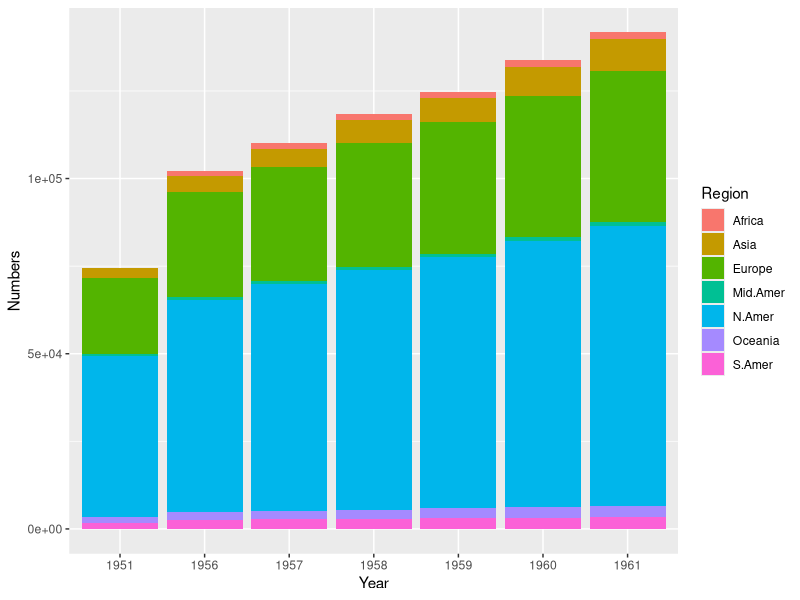
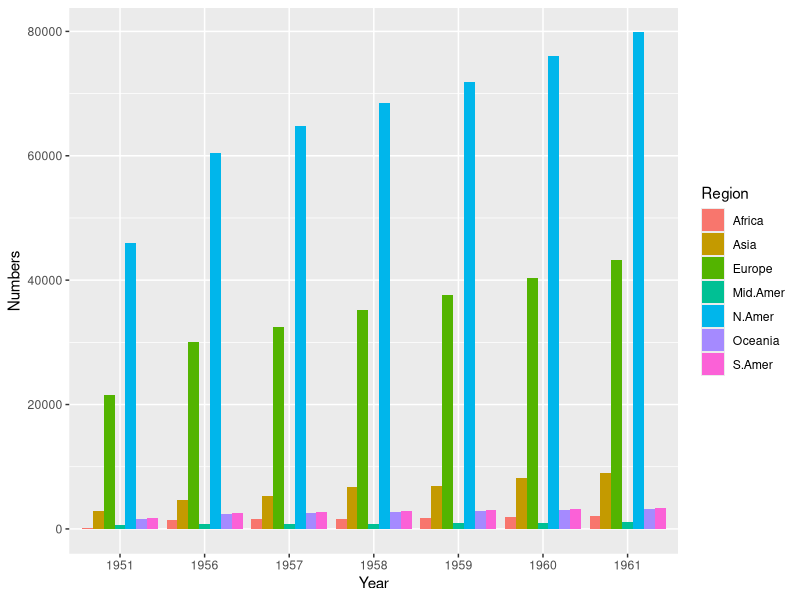
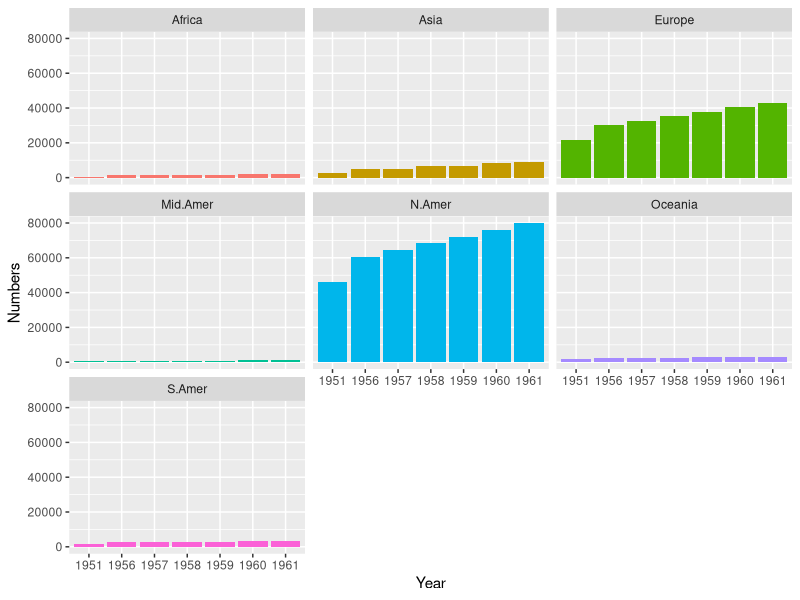
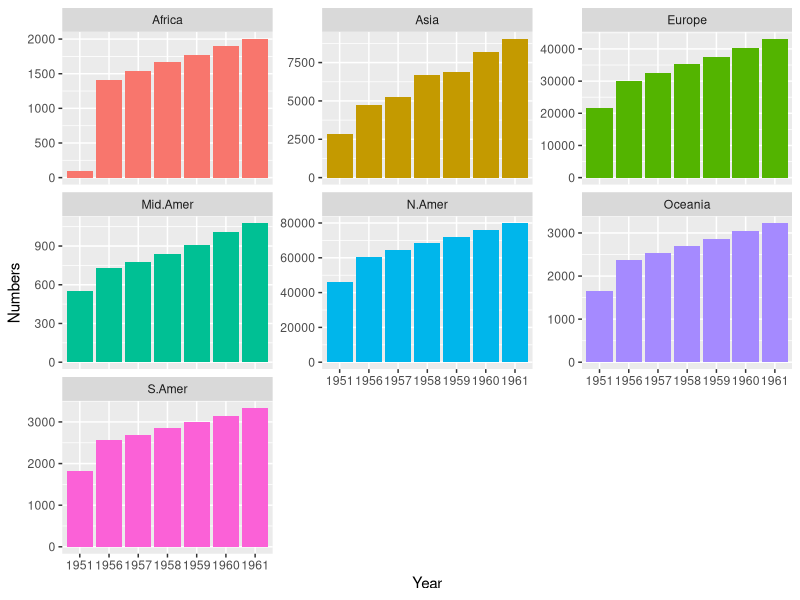
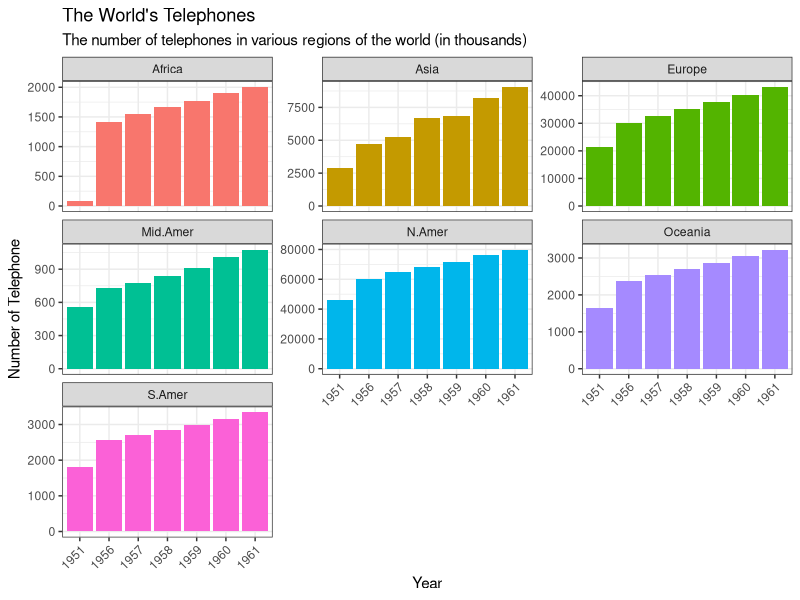

Here is the R script that generated these plots, in order:
## ---- chunk 1
graphics.off()
rm(list = ls())
gc()

## ---- chunk 2
version
## ---- chunk 3
library(tidyverse)

## ---- chunk 4
WorldPhones |> head()
## ---- chunk 5
WorldPhones |> class()
## ---- chunk 6
WorldPhones |> dim()
## ---- chunk 7
df_base <- as.data.frame(WorldPhones)
## ---- chunk 8
head(df_base)
## ---- chunk 9
df_dplyr <- as_tibble(WorldPhones, rownames = "Year")
## ---- chunk 10
head(df_dplyr)
## ---- chunk 11
dim(df_base)
## ---- chunk 12
dim(df_dplyr)
## ---- chunk 13
# df_dplyr <- df_dplyr |> mutate(Year = (as.integer(Year))) # if you want to it makes integer type.

df_dplyr

## ---- chunk 14
df <- pivot_longer(df_dplyr, 2:last_col(), names_to = "Region", values_to = "Numbers")

head(df,10)
## ---- chunk 15
df |> 
  ggplot(aes(Year, Numbers, fill = Region)) + 
  geom_col()
## ---- chunk 16
df |> 
  ggplot(aes(Year, Numbers, fill = Region)) + 
  geom_col(position = "dodge")
  
## ---- chunk 17
df |> 
  ggplot(aes(Year, Numbers, fill = Region)) + 
  geom_col(show.legend = FALSE) + 
  facet_wrap(vars(Region))
  
## ---- chunk 18
df |> 
  ggplot(aes(Year, Numbers, fill = Region)) + 
  geom_col(position = "dodge", show.legend = FALSE) + 
  facet_wrap(vars(Region), scales = "free_y" )
## ---- chunk 19
df |> 
  ggplot(aes(Year, Numbers, fill = Region)) + 
  geom_col(position = "dodge", show.legend = FALSE) + 
  facet_wrap(vars(Region), scales = "free_y") +
  labs(title = "The World's Telephones",
       subtitle = "The number of telephones in various regions of the world (in thousands)",
       x = "Year", y = "Number of Telephone") +
  theme_bw() +
  theme(axis.text.x = element_text(angle = 45, hjust = 1))
## ---- chunk 20
ggsave("image.png")
